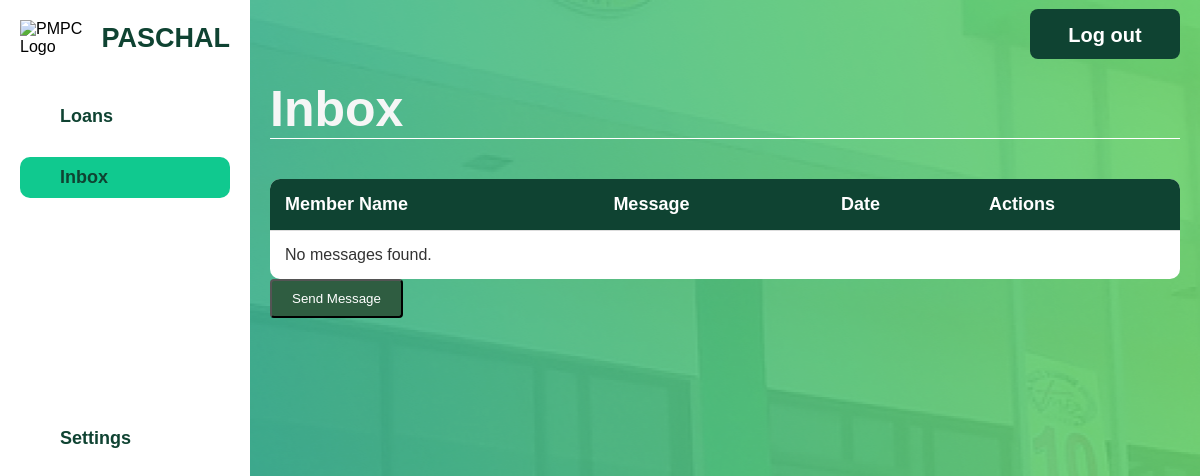
/loan/loan-inbox.php, run on an earlier commit of the app's database.
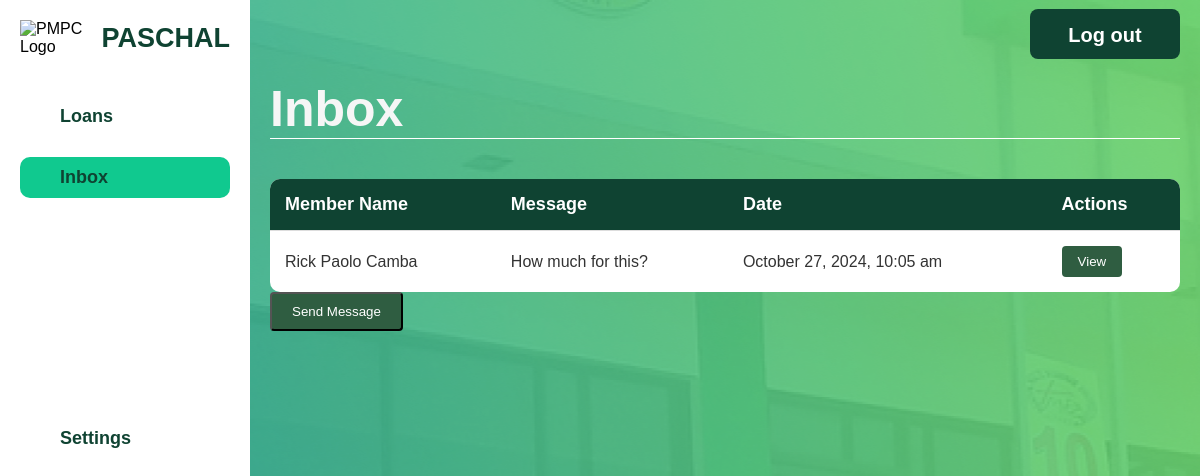
And on a later commit of the database.
### tables this page shows
CREATE TABLE `admin_messages` (
  `MessageID` int(11) NOT NULL,
  `MemberID` int(11) DEFAULT NULL,
  `Category` varchar(255) DEFAULT NULL,
  `MessageContent` text DEFAULT NULL,
  `DateSent` datetime DEFAULT NULL,
  `isReplied` tinyint(1) DEFAULT 0
);

### html/loan/loan-inbox.php (the view, shortened to what this page needs)
<?php
$servername = "localhost";
$dbUsername = "root";
$dbPassword = "";
$dbname = "pmpc";
$conn = new mysqli($servername, $dbUsername, $dbPassword, $dbname);
$messagesQuery = "SELECT CONCAT(m.FirstName, ' ', m.LastName) AS MemberName,
                         a.MessageContent, a.DateSent, a.MessageID
                  FROM admin_messages a
                  JOIN member m ON a.MemberID = m.MemberID
                  WHERE a.Category = 'Loan'
                  ORDER BY a.DateSent DESC";
$messagesResult = $conn->query($messagesQuery);
?>
<!DOCTYPE html>
<html lang="en">
<head>
    <link rel="stylesheet" href="../../css/admin-dashboard.css">
    <link rel="stylesheet" href="../../css/member-general.css">
    <link rel="stylesheet" href="../../css/admin.css">
</head>
<body>
    <div class="container">
        <div class="sidebar">
            <div class="logo-container">
                <div class="logo">
                    <img src="../../assets/pmpc-logo.png" alt="PMPC Logo">
                </div>
                <h2 class="pmpc-text">PASCHAL</h2>
            </div>
            <ul class="sidebar-menu">
                <li><a href="loanofficer.php" >Loans</a></li>
                <li><a href="Loan-inbox.php" class="active">Inbox</a></li>
            </ul>
            <ul class="sidebar-settings">
                <li><a href="#admin-settings.html">Settings</a></li>
            </ul>
        </div>
        <div class="main-content">
            <header>
                <h1>Inbox</h1>
                <button class="logout-button" onclick="redirectToIndex()">Log out</button>
            </header>
            <section class="inbox-section">
                <table class="inbox-table">
                    <thead>
                        <tr>
                            <th>Member Name</th>
                            <th>Message</th>
                            <th>Date</th>
                            <th>Actions</th>
                        </tr>
                    </thead>
                    <tbody id="inboxMessages">
                        <?php
                        if ($messagesResult->num_rows > 0) {
                            while ($message = $messagesResult->fetch_assoc()) {
                                echo "<tr>
                                    <td>{$message['MemberName']}</td>
                                    <td>{$message['MessageContent']}</td>
                                    <td>" . date('F j, Y, g:i a', strtotime($message['DateSent'])) . "</td>
                                    <td><button class='view-btn' onclick='showViewMessageModal({$message['MessageID']})'>View</button></td>
                                </tr>";
                            }
                        } else {
                            echo "<tr><td colspan='5'>No messages found.</td></tr>";
                        }
                        ?>
                    </tbody>
                </table>
            </section>
            <button class="send-message-button" onclick="openSendMessageModal()">Send Message</button>
        </div>
    </div>
</body>

What changed in the data, as far as the page shows it:
added admin_messages: MemberName "Rick Paolo Camba", MessageContent "How much for this?", DateSent "October 27, 2024, 10:05 am"
Also different on the page:
text no longer shown: "No messages found."
